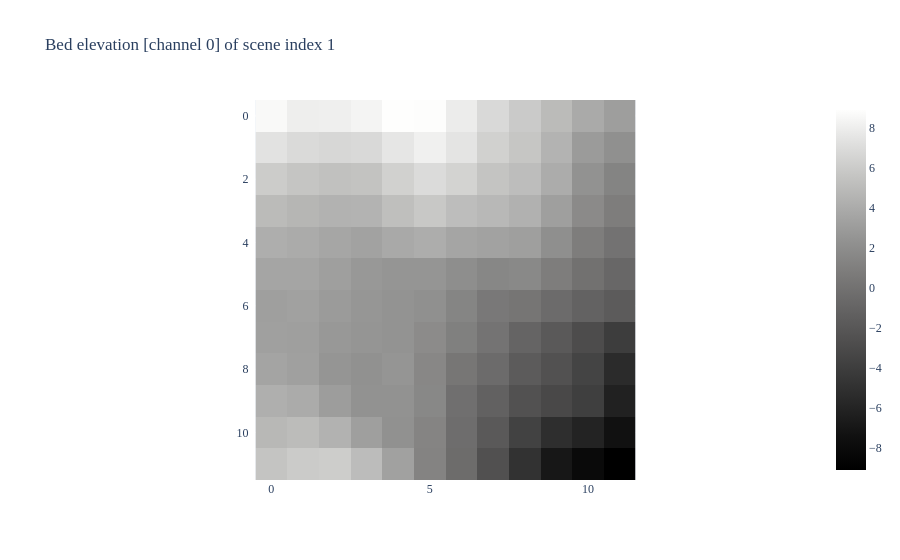

The notebook cell this image was saved under:
### Code cell
up_dict = srGP.upscale(scaled_training_tensor[:, 0, :, :].unsqueeze(1))
up_dict[5]

fig = px.imshow(up_dict[5].squeeze(), 
                # color_continuous_scale = 'Viridis',
                # color_continuous_scale = 'algae',
                # color_continuous_scale = 'ice',
                color_continuous_scale = 'gray',
                # DEFAULT for matrices: only tensor because of conversion
                origin = "upper", title = "Bed elevation [channel 0] of scene index 1")

fig.update_layout(font_family = "Times New Roman")
fig.update_yaxes(ticksuffix = "  ")

fig.show()

### Figure 1 — Plotly figure (JSON) as saved in the notebook; plotly's stock layout.template omitted (floating-point values rounded to 4 significant figures; data arrays with more than 128 entries replaced by an {"elided": "..."} marker saying what was removed)
{"data": [{"coloraxis": "coloraxis", "hovertemplate": "x: %{x}<br>y: %{y}<br>color: %{z}<extra></extra>", "name": "0", "type": "heatmap", "xaxis": "x", "yaxis": "y", "z": {"elided": "12x12 float values"}}], "layout": {"coloraxis": {"colorscale": [[0, "rgb(0, 0, 0)"], [0.09091, "rgb(16, 16, 16)"], [0.1818, "rgb(38, 38, 38)"], [0.2727, "rgb(59, 59, 59)"], [0.3636, "rgb(81, 80, 80)"], [0.4545, "rgb(102, 101, 101)"], [0.5455, "rgb(124, 123, 122)"], [0.6364, "rgb(146, 146, 145)"], [0.7273, "rgb(171, 171, 170)"], [0.8182, "rgb(197, 197, 195)"], [0.9091, "rgb(224, 224, 223)"], [1, "rgb(254, 254, 253)"]]}, "font": {"family": "Times New Roman"}, "title": {"text": "Bed elevation [channel 0] of scene index 1"}, "xaxis": {"anchor": "y", "constrain": "domain", "domain": [0, 1], "scaleanchor": "y"}, "yaxis": {"anchor": "x", "autorange": "reversed", "constrain": "domain", "domain": [0, 1], "ticksuffix": "  "}}}
